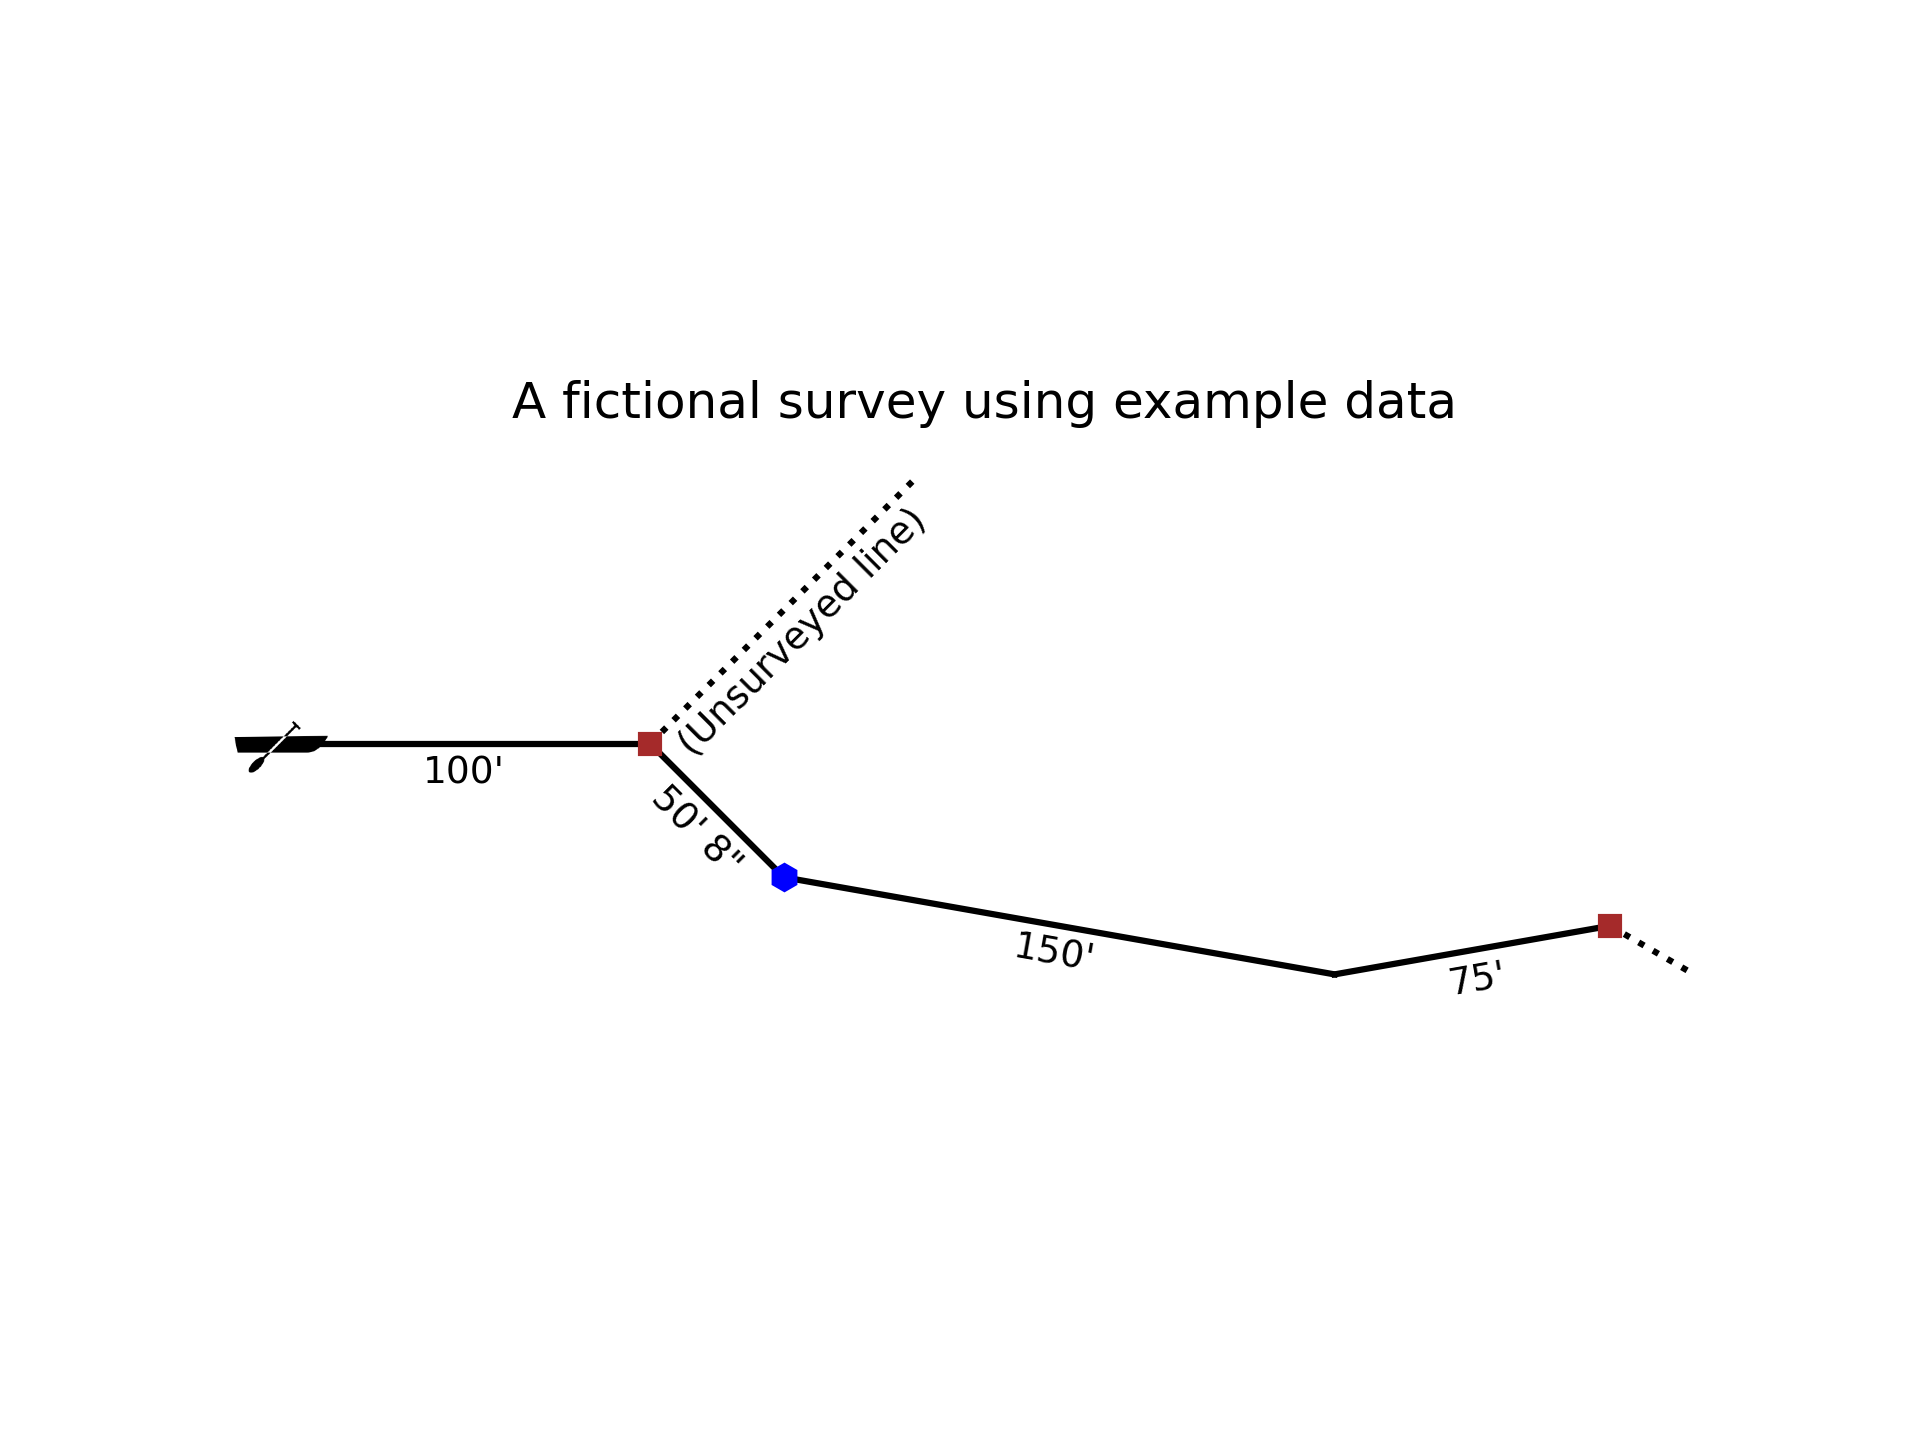

This figure's Python source:
from base import draw
from data import ExampleData, Landmark

import matplotlib
import matplotlib.pyplot as plt
from matplotlib.patches import Patch
from matplotlib.lines import Line2D
from matplotlib.legend_handler import HandlerBase
from matplotlib.image import BboxImage
from matplotlib.transforms import Bbox, TransformedBbox
from matplotlib._png import read_png

matplotlib.rcParams['figure.dpi'] = 300

fig, ax = plt.subplots()
ax.set_aspect(aspect='equal')

total_surveyed = 0
corner_coordinates = ((0, 0), (0, 0))
landmark_coordinates = dict()
landmark_coordinates[Landmark.MOORING_BLOCK] = (0, 0)

(total_surveyed, corner_coordinates, landmark_coordinates) = draw(ax, total_surveyed, corner_coordinates, landmark_coordinates, Landmark.MOORING_BLOCK, ExampleData)

((x_min, y_min), (x_max, y_max)) = corner_coordinates
plt.axis('off')
plt.title('A fictional survey using example data')
plt.xlim(x_min - 10, x_max + 10)
plt.ylim(y_min - 10, y_max + 10)

plt.savefig('example.png')
